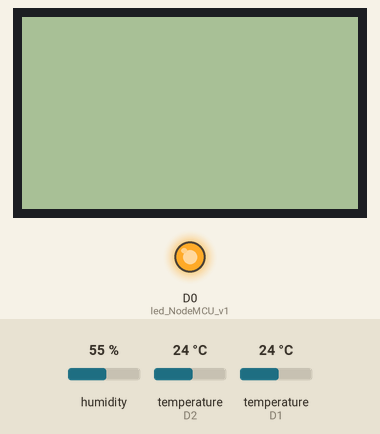
The sketch below on a simulated ESP8266 (NodeMCU). Parts: 84×48 one-colour display, output pins drawn as LEDs (lit = HIGH). The test bench sets the inputs (shaded band); at power-on: temperature (sensors on D1, D2) 24 °C, humidity 55 %. WiFi joins after 1.5 s; servers stay silent unless stated; what the sketch prints to the serial monitor is not drawn.

Above: at 3.7 s.
3.8 s: temperature (sensor on D1) set to 3 °C
At 6.0 s:
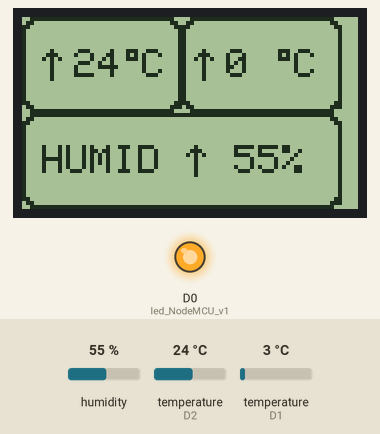
7.0 s: temperature (sensor on D1) set to 0 °C
At 9.4 s:
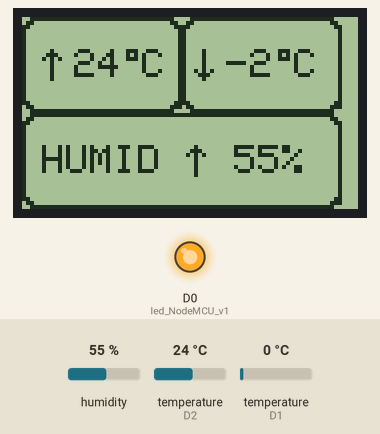
9.9 s: temperature (sensor on D2) set to 12 °C
At 11.8 s:
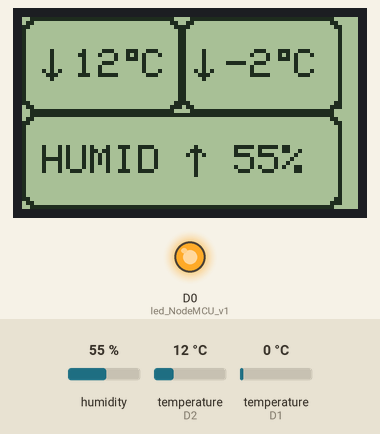
12.7 s: humidity set to 22 %
At 15.2 s:
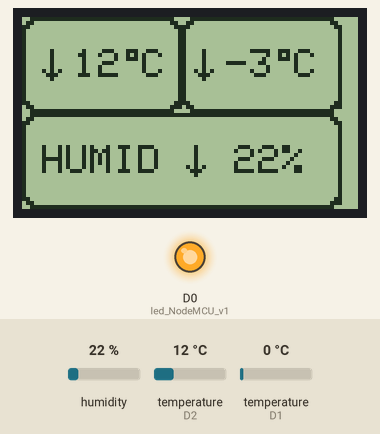
15.5 s: temperature (sensor on D2) set to 19 °C
At 17.7 s:
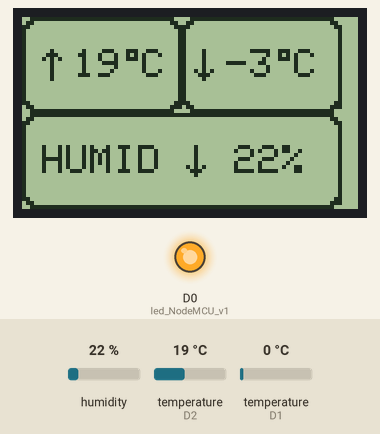
18.4 s: temperature (sensor on D2) set to 28 °C
At 20.1 s:
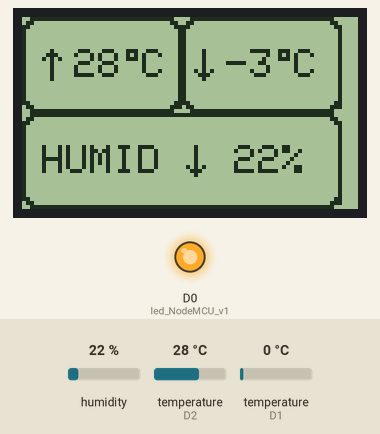
Timing chart, 0 to 27.2 s (numbered marks = the images above; inputs shaded):
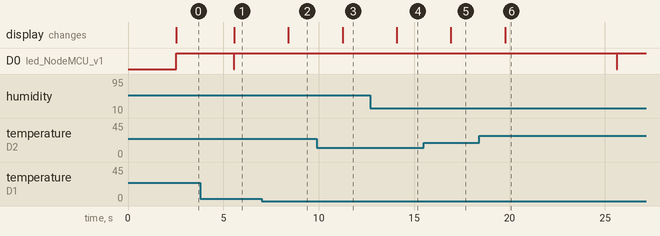

The sketch:

NodeMCU-ESP8266-Nokia5110-DHT11-DS18B20.ino
```cpp
/*
 *  First project Arduino
 *
 *  Created by Ricardo Sette, 2016.
 *  This example is in public domain.
 */

/*
 * NodeMCU ESP-12 v1.0
D0 => GPIO16
D1 => GPIO5
D2 => GPIO4
D3 => GPIO0
D4 => GPIO2
D5 => GPIO14
D6 => GPIO12
D7 => GPIO13
D8 => GPIO15
*/

#include <ESP8266WiFi.h>
#include <OneWire.h>
#include <DallasTemperature.h>
#include "DHT.h"

#define DHTPIN D1         // what digital pin we're connected to
// Uncomment whatever type you're using!
#define DHTTYPE DHT11
//#define DHTTYPE DHT22   // DHT 22  (AM2302), AM2321
//#define DHTTYPE DHT21   // DHT 21 (AM2301)

#define ONE_WIRE_BUS D2

extern "C" {
  #include "user_interface.h"
}

OneWire oneWire(ONE_WIRE_BUS);
DallasTemperature DS18B20(&oneWire);

DHT dht(DHTPIN, DHTTYPE);

const char* ssid     = "*-*-*-*-*-*-*-*-*-*-*-*-";
const char* password = "*-*-*-*-*-*-*-*-*-*-*-*-";


const char* host = "api.thingspeak.com";
const char* thingspeak_key = "*-*-*-*-*-*-*-*-*-*-*-*-";

/*
 * screen nokia 5110
 * Library .h altered to pin used
 *
    PCD8544(unsigned char sclk  = D7,
        unsigned char sdin  = D6,
        unsigned char dc    = D5,
        unsigned char reset = D3,
        unsigned char sce   = D4);
 *
*/

#include <PCD8544.h>

/*
 * ATTENTION
 *    because packages esp8266 in OSX not this is path equal to packeges Arduino, if you use board Arduino, dont alter CPP
 *    if you know otherwise, please teach us ;)
 * PCD8544.cpp alter include
 *    #include <avr/pgmspace.h>
 * TO
 *    #include "pgmspace.h"
*/

#define CONST_smiley                      0
#define CONST_rectangleLeftTopGlyph       1
#define CONST_rectangleLeftCenterGlyph    2
#define CONST_rectangleLeftBottomGlyph    3
#define CONST_rectangleBottomCenterGlyph  4
#define CONST_rectangleTopCenterGlyph     5
#define CONST_rectangleRightTopGlyph      6
#define CONST_rectangleRightCenterGlyph   7
#define CONST_rectangleRightBottomGlyph   8
#define CONST_degrees                     9
#define CONST_levelUp                     10
#define CONST_levelDown                   11

//created with http://cloud.carlos-rodrigues.com/projects/pcd8544/, thank you Carlos :D
static const byte rectangleLeftTopGlyph[] = { 0xfc, 0x06, 0x03, 0x01, 0x01 };
static const byte rectangleLeftCenterGlyph[] = { 0xff, 0x00, 0x00, 0x00, 0x00 };
static const byte rectangleLeftBottomGlyph[] = { 0x3f, 0x60, 0xc0, 0x80, 0x80 };
static const byte rectangleBottomCenterGlyph[] = { 0x80, 0x80, 0x80, 0x80, 0x80 };
static const byte rectangleTopCenterGlyph[] = { 0x01, 0x01, 0x01, 0x01, 0x01 };
static const byte rectangleRightTopGlyph[] = { 0x01, 0x01, 0x03, 0x06, 0xfc };
static const byte rectangleRightCenterGlyph[] = { 0x00, 0x00, 0x00, 0x00, 0xff };
static const byte rectangleRightBottomGlyph[] = { 0x80, 0x80, 0xc0, 0x60, 0x7f };

static const byte levelUp[] = { 0x04, 0x02, 0xff, 0x02, 0x04 };
static const byte levelDown[] = { 0x20, 0x40, 0xff, 0x40, 0x20 };

static const byte smiley_glyph[] = { B00010000, B00110100, B00110000, B00110100, B00010000 };
static const byte degrees_glyph[] = { 0x00, 0x00, 0x07, 0x05, 0x07 };

static PCD8544 lcd;

void drawRectangle(int x0, int y0, int x1, int y1){
  //print border top left
  lcd.setCursor(x0, y0);
  lcd.write(CONST_rectangleLeftTopGlyph);//CONST_rectangleLeftTopGlyph
  //print line top
  for(int i = x0+5; i <= x1-5; i=i+5){
    lcd.setCursor(i, y0);
    lcd.write(CONST_rectangleTopCenterGlyph);//CONST_rectangleTopCenterGlyph
  }
  //print border top right
  lcd.setCursor(x1, y0);
  lcd.write(CONST_rectangleRightTopGlyph);//CONST_rectangleRightTopGlyph
  //print line left and right
  for(int i = y0+1; i <= y1-1; i++){
    lcd.setCursor(x0, i);
    lcd.write(CONST_rectangleLeftCenterGlyph);//CONST_rectangleLeftCenterGlyph
    lcd.setCursor(x1, i);
    lcd.write(CONST_rectangleRightCenterGlyph);//CONST_rectangleRightCenterGlyph
  }
  //print border bottom left
  lcd.setCursor(x0, y1);
  lcd.write(CONST_rectangleLeftBottomGlyph);//CONST_rectangleLeftBottomGlyph
  //print line bottom
  for(int i = x0+5; i <= x1-5; i=i+5){
    lcd.setCursor(i, y1);
    lcd.write(CONST_rectangleBottomCenterGlyph);//CONST_rectangleBottomCenterGlyph
  }
  //print border bottom right
  lcd.setCursor(x1, y1);
  lcd.write(CONST_rectangleRightBottomGlyph);//CONST_rectangleRightBottomGlyph
}


void setup() {
  Serial.begin(115200);
  delay(1000);

  Serial.println();
  Serial.print("Connecting to ");
  Serial.println(ssid);

  WiFi.begin(ssid, password);
  while (WiFi.status() != WL_CONNECTED) {
    delay(500);
    Serial.print(".");
  }

  Serial.println("");
  Serial.println("WiFi connected");
  Serial.print("IP address: ");
  Serial.println(WiFi.localIP());
  dht.begin();

  // PCD8544-compatible displays may have a different resolution...
  lcd.begin(84, 48);

  // Add the smiley to position "0" of the ASCII table
  //library ASCII 0-31 only
  lcd.createChar(CONST_smiley, smiley_glyph);
  lcd.createChar(CONST_rectangleLeftTopGlyph, rectangleLeftTopGlyph);
  lcd.createChar(CONST_rectangleLeftCenterGlyph, rectangleLeftCenterGlyph);
  lcd.createChar(CONST_rectangleLeftBottomGlyph, rectangleLeftBottomGlyph);
  lcd.createChar(CONST_rectangleBottomCenterGlyph, rectangleBottomCenterGlyph);
  lcd.createChar(CONST_rectangleTopCenterGlyph, rectangleTopCenterGlyph);
  lcd.createChar(CONST_rectangleRightTopGlyph, rectangleRightTopGlyph);
  lcd.createChar(CONST_rectangleRightCenterGlyph, rectangleRightCenterGlyph);
  lcd.createChar(CONST_rectangleRightBottomGlyph, rectangleRightBottomGlyph);
  lcd.createChar(CONST_degrees, degrees_glyph);
  lcd.createChar(CONST_levelUp, levelUp);
  lcd.createChar(CONST_levelDown, levelDown);

  pinMode(D0, OUTPUT);//led NodeMCU v1.0
}


void loop() {
  digitalWrite(D0, HIGH);//led NodeMCU off

  static int counter = 0;//thingspeak received call only between 15 seconds, variable "counter" time controller
  static float oldTemp1 = 0;
  static float oldTemp2 = 0;
  static float oldHumid = 0;
  static int lastCONST_Temp1 = CONST_levelUp;
  static int lastCONST_Temp2 = CONST_levelUp;
  static int lastCONST_Humid = CONST_levelUp;

  float temp;
  DS18B20.requestTemperatures();
  delay(1000);
  temp = DS18B20.getTempCByIndex(0);
  String voltage = String(system_get_free_heap_size());

  delay(1000);//DHT11 recommends waiting 2 seconds ==> 2000 = 1000(DS18B20)+1000(this)
  float h = dht.readHumidity();
  float t = dht.readTemperature(false, true);
  float hic = dht.computeHeatIndex(t, h, false);

  // Use WiFiClient class to create TCP connections
  WiFiClient client;
  const int httpPort = 80;
  if(counter == 0){//thingspeak received call only between 15 seconds, variable "counter" time controller
    if (!client.connect(host, httpPort)) {
      Serial.println("connection failed");
    }else if(temp < 80 && temp > 0 && !isnan(h) && h > 0 ){
      digitalWrite(D0, LOW);//test led nodemcu
      Serial.print("connecting to ");
      Serial.println(host);
      String url = "/update?key=";
      url += thingspeak_key;
      url += "&field1=";
      url += String(temp);
      url += "&field2=";
      url += voltage;
      url += "&field3=";
      url += h;
      url += "&field4=";
      url += t;
      url += "&field5=";
      url += hic;
      client.print(String("GET ") + url + " HTTP/1.1\r\n" +
                 "Host: " + host + "\r\n" +
                 "Connection: close\r\n\r\n");
      Serial.println(""); Serial.print("Requesting URL: "); Serial.println(url);
    }
  }

  drawRectangle(0,0,35,2);
  drawRectangle(40,0,75,2);
  drawRectangle(0,3,75,5);

//temp1
  lcd.setCursor(5, 1);
  if(oldTemp1 < temp){
    oldTemp1 = temp;
    lastCONST_Temp1 = CONST_levelUp;
  }else if(oldTemp1 > temp){
    oldTemp1 = temp;
    lastCONST_Temp1 = CONST_levelDown;
  }
  lcd.write(lastCONST_Temp1);lcd.print("  ");
  lcd.setCursor(13, 1);
  lcd.print((int)(temp));
  lcd.setCursor(24, 1);
  lcd.write(CONST_degrees);
  lcd.print("C");

//temp2
  lcd.setCursor(43, 1);
  if((int)oldTemp2 < (int)hic){
    oldTemp2 = hic;
    lastCONST_Temp2 = CONST_levelUp;
  }else if((int)oldTemp2 > (int)hic){
    oldTemp2 = hic;
    lastCONST_Temp2 = CONST_levelDown;
  }
  lcd.write(lastCONST_Temp2);lcd.print("  ");
  lcd.setCursor(51, 1);
  lcd.print((int)(hic));
  lcd.setCursor(62, 1);
  lcd.write(CONST_degrees);
  lcd.print("C");

//humidity
  lcd.setCursor(5, 4);
  lcd.print("HUMID ");
  if(oldHumid < h){
    oldHumid = h;
    lastCONST_Humid = CONST_levelUp;
  }else if(oldHumid > h){
    oldHumid = h;
    lastCONST_Humid = CONST_levelDown;
  }
  lcd.write(lastCONST_Humid);
  lcd.print(" ");
  lcd.print((int)(h));
  lcd.print("%");

  counter++;//thingspeak received call only between 15 seconds, variable "counter" time controller
  if(counter>6){
    counter = 0;
  }

}
```

Measured:
- the behaviour switches between 2 and 1 °C on temperature (sensor on D1) (found by bisection; images 1 and 2)
- after the input at 3.8 s, the display: changes after 1.8 s (image 1)
- after the input at 7.0 s, the display: changes after 1.4 s (image 2)
- after the input at 9.9 s, the display: changes after 1.3 s (image 3)
- after the input at 12.7 s, the display: changes after 1.4 s (image 4)
- after the input at 15.5 s, the display: changes after 1.4 s (image 5)
- after the input at 18.4 s, the display: changes after 1.4 s (image 6)
